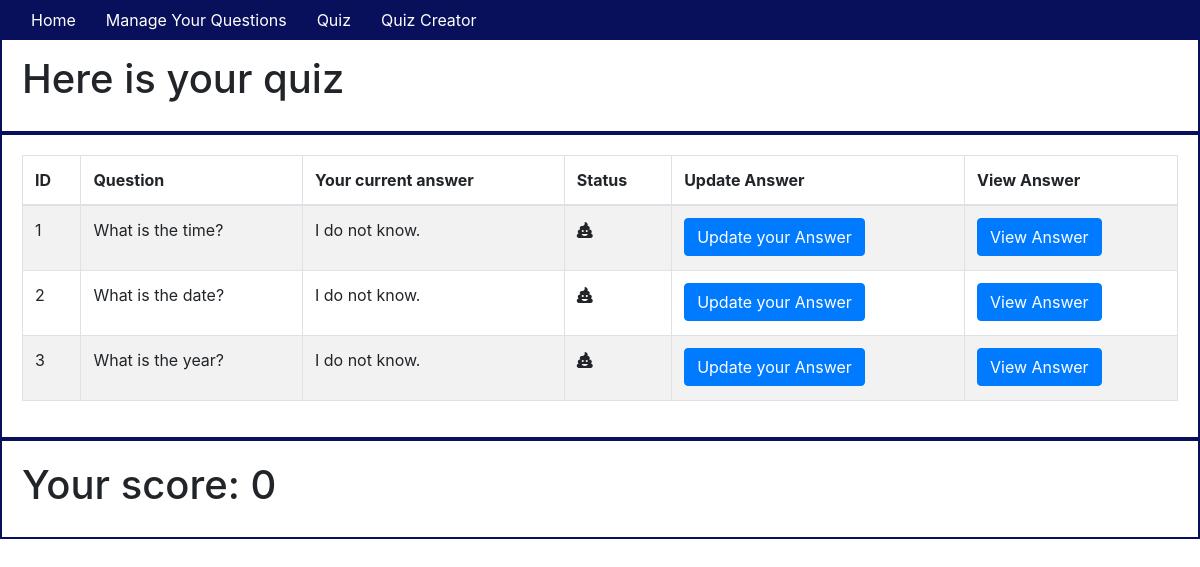
The page /quiz on the database as committed earlier.
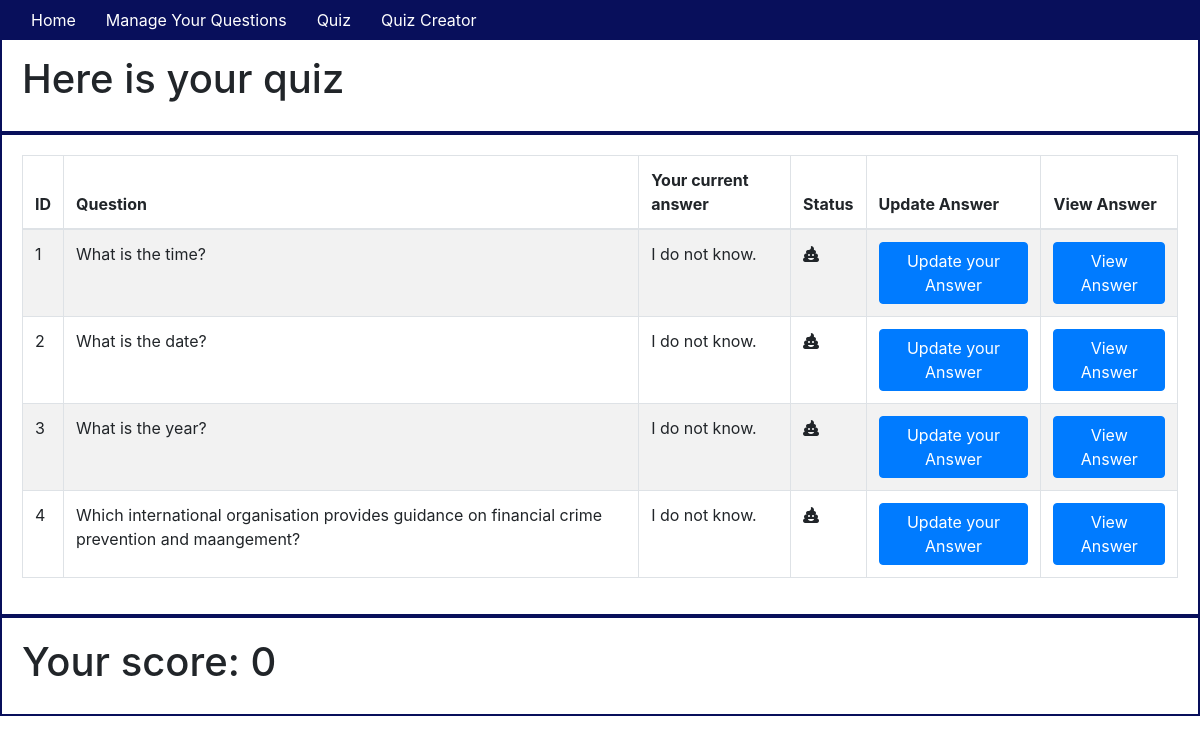
The same page on the database as committed later.
### app/models.py (models this page shows, shortened)
class Topic(db.Model):
    id = db.Column(db.Integer, primary_key=True)
    question = db.Column(db.String(64), index=True)
    answer = db.Column(db.String(64))
    user_answer = db.Column(db.String(64), default="I do not know.")

### app/routes.py (the view)
@app.route('/quiz')
def show_quiz():
    quiz = Topic.query.all()
    score=0
    for topic in quiz:
        if topic.answer == topic.user_answer:
            score +=1
    return render_template('quiz.html', title='Quiz', quiz=quiz, score=score)

### app/templates/quiz.html (shortened to what this page needs)
{% extends "base.html" %} {% block content %}
<div class="container-fluid">
    <div class="row">
        <h1>Here is your quiz</h1>
    </div>
    <div class="row">
        <table class="table table-striped table-bordered">
            <thead>
                <th>ID</th>
                <th>Question</th>
                <th>Your current answer</th>
                <th>Status</th>
                <th>Update Answer</th>
                <th>View Answer</th>
            </thead>
            <tbody>
                {% for topic in quiz %}
                <tr>
                    <td>{{topic.id}}</td>
                    <td> {{topic.question}}</td>
                    <td> {{topic.user_answer}}</td>
                    <td>
                        {% if topic.user_answer == topic.answer %}
                        <p>
                            <i class="fas fa-check"></i></p>{% else %}
                        <i class="fas fa-poo"></i></p>
                        {% endif %}
                    </td>
                    <td>
                        <button type="button" class="btn btn-primary" data-toggle="modal" data-target="#myUpdateModal{{ topic.id }}">Update your Answer
                                </button>
                    </td>
                    <td>
                        <button type="button" class="btn btn-primary" data-toggle="modal" data-target="#myModal{{ topic.id }}">View Answer
                        </button>
                    </td>
                </tr>
                {% endfor %}
            </tbody>
        </table>
    </div>
    <div class="row">
        <h1>Your score: {{score}}</h1>
    </div>
</div>
{% endblock %}

### app/templates/base.html (shortened to what this page needs)
<!DOCTYPE html>
<html lang="en">
<head>
    <link rel="stylesheet" href="../static/css/styles.css">
    <link rel="stylesheet" href="https://stackpath.bootstrapcdn.com/bootstrap/4.4.1/css/bootstrap.min.css">
</head>
<body>
    <div class="header">
        <nav class="navbar fixed-top navbar-expand-sm">
            <div class="collapse navbar-collapse" id="navbarMenu">
                <ul class="navbar-nav">
                    <li><a href="/home">Home</a></li>
                    <li><a href="/manage">Manage Your Questions</a></li>
                    <li><a href="/quiz">Quiz</a></li>
                    <li><a href="/quiz_creator">Quiz Creator</a></li>
                </ul>
            </div>
        </nav>
    </div>
    <hr> {% block content %}{% endblock %}
</body>
</html>

### app/static/css/styles.css (style rules this page uses)
nav { background-color: #080F5B; }
nav a { color: white; padding: 15px }
.navbar-nav { list-style-type: none; }
.row { padding: 20px; border: solid #080F5B 2px; }

Rows that differ between the two databases and show on the page:
added Topic: id "4", question "Which international organisation provides guidance on financial crime prevention and maangement?", user_answer "I do not know.", answer "FATF" (drawn)
